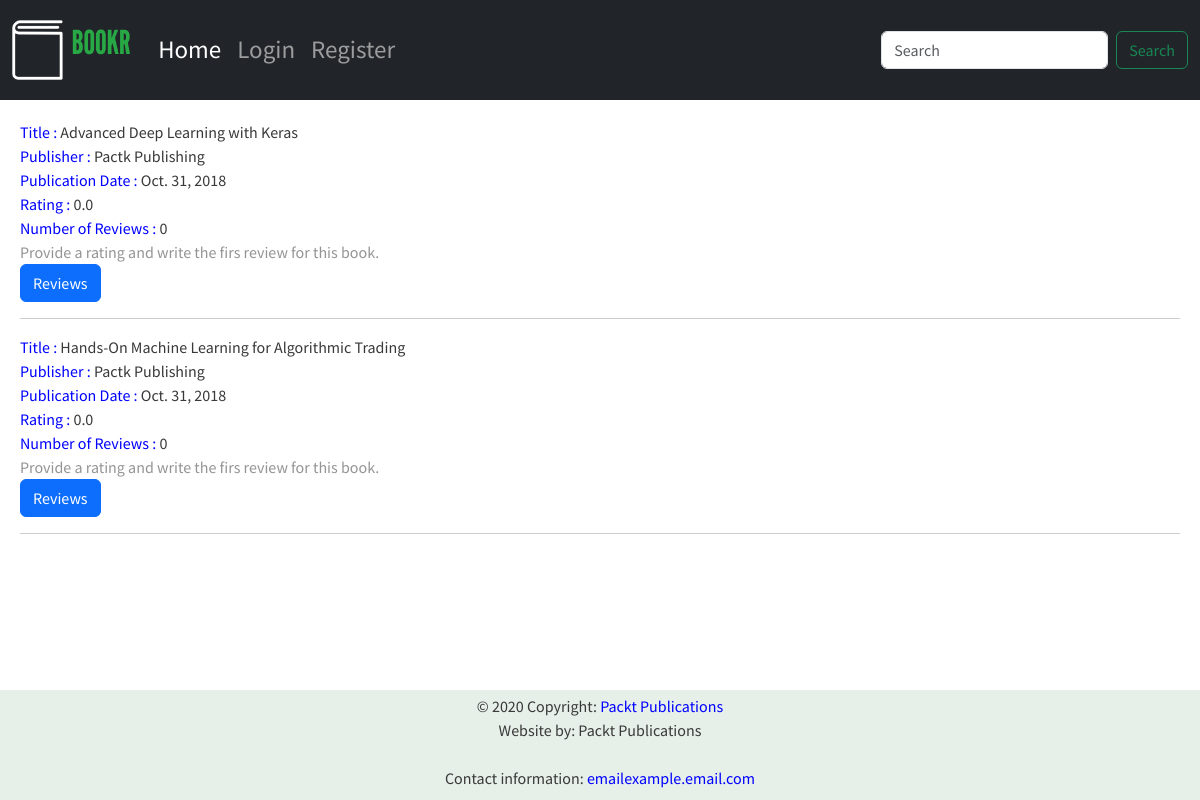
The page /books/ on the database its author committed.
### bookr/models.py (models this page shows)
class Book(models.Model):
    title = models.CharField(max_length=200)
    publisher = models.CharField(max_length=200)
    publication_date = models.DateField()
    rating = models.FloatField()
    num_reviews = models.IntegerField()

### bookr/views.py (the view)
# urls.py: path("books/", views.books, name="books"),
def books(request):
    books = Book.objects.all()
    return render(request, "books.html", {"books": books})

### bookr/templates/books.html
{% extends "base.html" %}
{% block content %}
{% load static %}
<link rel="stylesheet" href="{% static 'css/books.css' %}">
    <div class="main-container">
        {% for book in books %}
        <div class="book-info">
            <span> Title :</span> {{book.title}}
        </div>
        <div class="book-info">
            <span> Publisher :</span> {{book.publisher}}
        </div>
        <div class="book-info">
            <span> Publication Date :</span> {{book.publication_date}}
        </div>
        <div class="book-info">
            <span> Rating :</span> {{book.rating}}
        </div>
        <div class="book-info">
            <span> Number of Reviews :</span> {{book.num_reviews}}
        </div>
        <span>Provide a rating and write the firs review for this book.</span>
        <br>
        <a type="button" class="btn btn-primary" href="{% url 'book_detail' pk=book.id %}"">Reviews</a>
        <hr>
    {% endfor %}
</div>
{% endblock %}

### bookr/templates/base.html (shortened to what this page needs)
{% load static %}
<!DOCTYPE html>
<html lang="en">
<head>
    <link href="https://cdn.jsdelivr.net/npm/bootstrap@5.3.0-alpha3/dist/css/bootstrap.min.css" rel="stylesheet"
>
    <link rel="stylesheet" href="{% static 'css/base.css' %}">
</head>
<body>
    <nav class="navbar navbar-expand-lg navbar-dark bg-dark">
        <div class="container-fluid">
            <a class="navbar-brand" href="{% url 'index' %}">
                <img src="{% static 'reviews/logo.png' %}" alt="My Image" class="nav-img">
            </a>
            <div class="collapse navbar-collapse" id="navbarScroll">
                <ul class="navbar-nav me-auto my-2 my-lg-0 navbar-nav-scroll" style="--bs-scroll-height: 100px;">
                    <li class="nav-item">
                        <a class="nav-link active" aria-current="page" href="{% url 'index' %}">Home</a>
                    </li>
                    {% if user.is_authenticated %}
                        <li class="nav-item">
                            <a class="nav-link" href="{% url 'logout' %}">Logout</a>
                        </li>
                    {% else %}
                        <li class="nav-item">
                            <a class="nav-link" href="{% url 'login' %}">Login</a>
                        </li>
                        <li class="nav-item">
                            <a class="nav-link" href="{% url 'register' %}">Register</a>
                        </li>
                    {% endif %}
                </ul>
                <form class="d-flex" role="search">
                    <input class="form-control me-2" type="search" placeholder="Search" aria-label="Search">
                    <button class="btn btn-outline-success" type="submit">Search</button>
                </form>
            </div>
        </div>
    </nav>
    {% block content %}{% endblock %}
    <div class="footer">
        <br>
        <div>© 2020 Copyright: <span>Packt Publications</span></div>
        <div>Website by: Packt Publications</div>
        <br>
        <div>Contact information: <span>emailexample.email.com</span></div>
    </div>
</body>
</html>

### bookr/static/css/base.css (style rules this page uses)
body { font-family: 'Source Sans Pro', sans-serif; background-color: #e6efe8; color: #393939; }
.navbar { min-height: 100px; font-size: 25px; }
.navbar-brand { font-size: 25px; }
.navbar-brand>img { height: 60px; }
.main-container { padding: 20px; background-color: white; height: calc(100vh - 210px); width: 100vw; }
.footer { position: fixed; bottom: 0; width: 100%; padding: 10px; text-align: center; height: 140px; }
.footer div>span { color: blue; }

### bookr/static/css/books.css (style rules this page uses)
.main-container>span { color: #3939398a; }
.book-info span { color: blue; }

### rows shown on the page
Book: title "Advanced Deep Learning with Keras", publisher "Pactk Publishing", publication_date "Oct. 31, 2018", rating "0.0", num_reviews "0"
Book: title "Hands-On Machine Learning for Algorithmic Trading", publisher "Pactk Publishing", publication_date "Oct. 31, 2018", rating "0.0", num_reviews "0"
